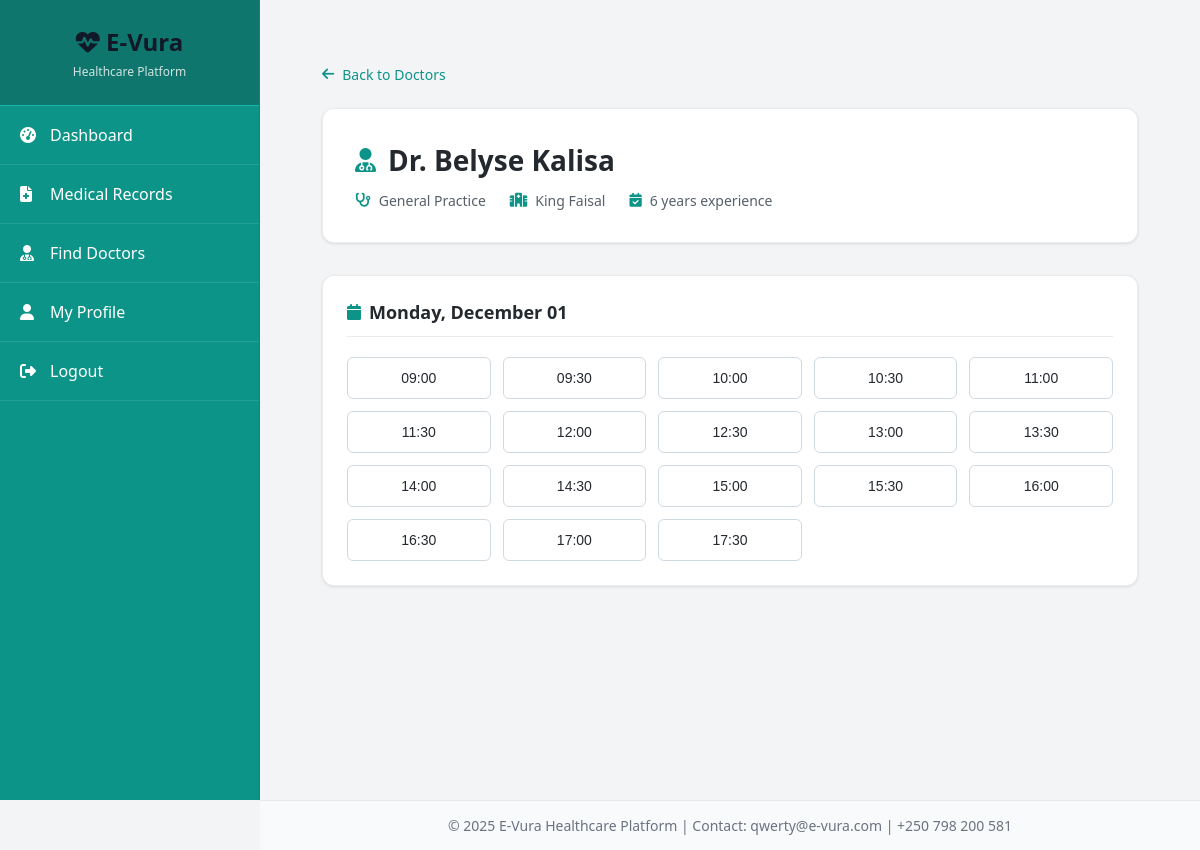
Page /patient/book-appointment/1 (signed in) on the committed database.
### app.py (models this page shows)
class Doctor(db.Model):
    id = db.Column(db.Integer, primary_key=True)
    username = db.Column(db.String(100), unique=True, nullable=False)
    email = db.Column(db.String(120), unique=True, nullable=False)
    password = db.Column(db.String(200), nullable=False)
    phone = db.Column(db.String(20))
    specialization = db.Column(db.String(100))
    license_number = db.Column(db.String(50))
    hospital = db.Column(db.String(200))
    years_experience = db.Column(db.Integer)
    created_at = db.Column(db.DateTime, default=datetime.utcnow)
    appointments = db.relationship('Appointment', backref='doctor', lazy=True, foreign_keys='Appointment.doctor_id')
    records = db.relationship('MedicalRecord', backref='doctor', lazy=True)

### app.py (the view)
@app.route('/patient/book-appointment/<int:doctor_id>')
@login_required
@patient_required
def show_available_slots(doctor_id):
    doctor = Doctor.query.get_or_404(doctor_id)
    patient = Patient.query.get(session['user_id'])
    from datetime import datetime, timedelta
    dates = []
    for i in range(7):
        date = datetime.now() + timedelta(days=i+1)
        dates.append({
            'date': date.strftime('%Y-%m-%d'),
            'display': date.strftime('%A, %B %d'),
            'slots': get_available_slots_for_doctor(doctor_id, date.strftime('%Y-%m-%d'))
        })
    return render_template('book_appointment.html', doctor=doctor, patient=patient, dates=dates)

### app.py (called while the page is built)
def generate_time_slots(start_time, end_time, duration=30):
    from datetime import datetime, timedelta
    slots = []
    start = datetime.strptime(start_time, '%H:%M')
    end = datetime.strptime(end_time, '%H:%M')
    current = start
    while current + timedelta(minutes=duration) <= end:
        slots.append(current.strftime('%H:%M'))
        current += timedelta(minutes=duration)
    return slots

def get_available_slots_for_doctor(doctor_id, target_date):
    from datetime import datetime
    date_obj = datetime.strptime(target_date, '%Y-%m-%d')
    day_name = date_obj.strftime('%A')
    availability = DoctorAvailability.query.filter_by(
        doctor_id=doctor_id,
        day_of_week=day_name,
        is_active=True
    ).all()
    all_slots = []
    for avail in availability:
        slots = generate_time_slots(avail.start_time, avail.end_time, avail.slot_duration)
        all_slots.extend(slots)
    booked_slots = Appointment.query.filter_by(
        doctor_id=doctor_id,
        date=target_date
    ).filter(Appointment.status.in_(['pending', 'confirmed'])).all()
    booked_times = [apt.time for apt in booked_slots]
    available_slots = [slot for slot in all_slots if slot not in booked_times]
    return sorted(available_slots)

def login_required(f):
    @wraps(f)
    def decorated_function(*args, **kwargs):
        if 'user_id' not in session or 'user_type' not in session:
            flash('Please log in to access this page.', 'warning')
            return redirect(url_for('login'))
        return f(*args, **kwargs)
    return decorated_function

def patient_required(f):
    @wraps(f)
    def decorated_function(*args, **kwargs):
        if session.get('user_type') != 'patient':
            flash('Access denied. Patients only.', 'danger')
            return redirect(url_for('index'))
        return f(*args, **kwargs)
    return decorated_function

### templates/book_appointment.html (shortened to what this page needs)
{% extends "base.html" %}
{% block content %}
<div class="booking-container">
    <a href="{{ url_for('find_doctors') }}" class="back-link">
        <i class="fas fa-arrow-left"></i> Back to Doctors
    </a>
    <div class="doctor-header">
        <h1><i class="fas fa-user-md"></i> Dr. {{ doctor.username }}</h1>
        <div class="doctor-info">
            <span><i class="fas fa-stethoscope"></i> {{ doctor.specialization or 'General Practice' }}</span>
            <span><i class="fas fa-hospital"></i> {{ doctor.hospital or 'Private Practice' }}</span>
            {% if doctor.years_experience %}
            <span><i class="fas fa-calendar-check"></i> {{ doctor.years_experience }} years experience</span>
            {% endif %}
        </div>
    </div>
    {% if dates and dates|selectattr('slots')|list %}
        {% for date_info in dates %}
            {% if date_info.slots %}
            <div class="date-section">
                <div class="date-header">
                    <i class="fas fa-calendar"></i> {{ date_info.display }}
                </div>
                <div class="slots-grid">
                    {% for slot in date_info.slots %}
                    <form action="{{ url_for('book_appointment') }}" method="POST" style="display: inline; width: 100%;">
                        <button type="submit" class="slot-button" style="width: 100%;">
                            {{ slot }}
                        </button>
                    </form>
                    {% endfor %}
                </div>
            </div>
            {% endif %}
        {% endfor %}
    {% endif %}
</div>
{% endblock %}

### static/css/style.css (style rules this page uses)
* { margin: 0; padding: 0; box-sizing: border-box; }
body { font-family: 'Segoe UI', Tahoma, Geneva, Verdana, sans-serif; background: #f3f4f6; min-height: 100vh; }
h1, h2, h3, h4 { color: #111827; }

### templates/book_appointment.html (style rules this page uses)
* { margin: 0; padding: 0; box-sizing: border-box; }
.booking-container { max-width: 1000px; margin: 0 auto; padding: 2rem; }
.back-link { display: inline-flex; align-items: center; gap: 0.5rem; color: #0d9488; text-decoration: none; font-size: 0.875rem; font-weight: 500; margin-bottom: 1.5rem; transition: all 0.2s ease; }
.doctor-header { background: white; border: 1px solid rgba(0, 0, 0, 0.08); border-radius: 12px; padding: 2rem; margin-bottom: 2rem; box-shadow: 0 1px 3px rgba(0, 0, 0, 0.1); }
.doctor-header h1 { font-size: 1.75rem; font-weight: 600; color: #24292f; margin-bottom: 0.75rem; display: flex; align-items: center; gap: 0.75rem; }
.doctor-header h1 i { color: #0d9488; font-size: 1.5rem; }
.doctor-info { display: flex; flex-wrap: wrap; gap: 1.5rem; color: #57606a; font-size: 0.875rem; }
.doctor-info span { display: flex; align-items: center; gap: 0.5rem; }
.doctor-info i { color: #0d9488; font-size: 0.875rem; }
.date-section { background: white; border: 1px solid rgba(0, 0, 0, 0.08); border-radius: 12px; padding: 1.5rem; margin-bottom: 1.5rem; box-shadow: 0 1px 3px rgba(0, 0, 0, 0.1); }
.date-header { font-size: 1.125rem; font-weight: 600; color: #24292f; margin-bottom: 1.25rem; display: flex; align-items: center; gap: 0.5rem; padding-bottom: 0.75rem; border-bottom: 1px solid rgba(0, 0, 0, 0.08); }
.date-header i { color: #0d9488; font-size: 1rem; }
.slots-grid { display: grid; grid-template-columns: repeat(auto-fill, minmax(120px, 1fr)); gap: 0.75rem; }
.slot-button { padding: 0.75rem 1rem; background: white; border: 1px solid #d1d9e0; border-radius: 6px; color: #24292f; font-size: 0.875rem; font-weight: 500; cursor: pointer; transition: all 0.2s ease; text-align: center; }

### rows in the picture
Doctor: username "Belyse Kalisa", specialization "General Practice", hospital "King Faisal", years_experience "6"

### other values in the picture
{{ date_info.display }} "Monday, December 01"
{{ slot }} "09:00" "09:30" "10:00" "10:30" "11:00" "11:30" "12:00" "12:30" "13:00" "13:30" "14:00" "14:30" "15:00" "15:30" "16:00" "16:30" "17:00" "17:30"
